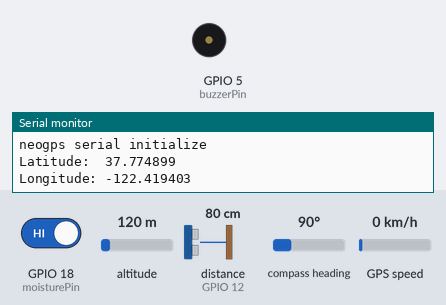
A sketch run on a simulated ESP32. Shown: buzzer (waves = sounding, pin HIGH), the last lines printed to the serial monitor. Wiring (inferred from the names in the program): ultrasonic range finder: trigger GPIO 13; echo GPIO 12. The test bench sets the inputs (shaded band); at power-on: distance to the obstacle (sensor on GPIO 12) 80 cm, GPIO 18 (moisturePin) HIGH, altitude 120 m, compass heading 90°, GPS speed 0 km/h. The echo pulse lasts 58.3 µs per cm; WiFi joins after 1.5 s; servers stay silent unless stated; the GPS gets a fix after 3 s at 37.7749, -122.4194 with 8 satellites; pins used as bus, display or sensor lines are not drawn.

Above: at 3.5 s.
3.6 s: distance to the obstacle (sensor on GPIO 12) set to 43 cm
5.1 s: distance to the obstacle (sensor on GPIO 12) set to 37 cm
At 5.25 s:
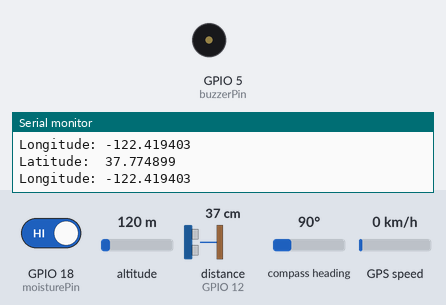
9.3 s: distance to the obstacle (sensor on GPIO 12) set to 60 cm
At 10.0 s:
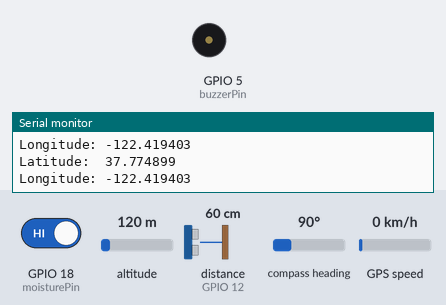
10.8 s: GPIO 18 (moisturePin) driven LOW
At 10.95 s:
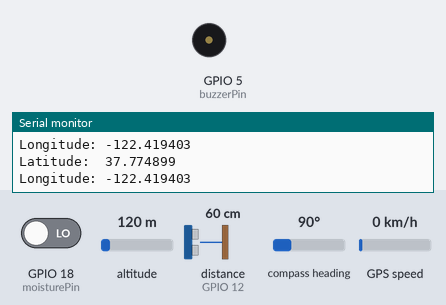
15.0 s: GPIO 18 (moisturePin) driven HIGH
At 15.5 s:
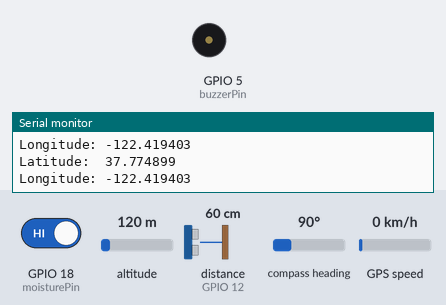
Timing chart, 0 to 17.5 s (numbered marks = the images above; inputs shaded):
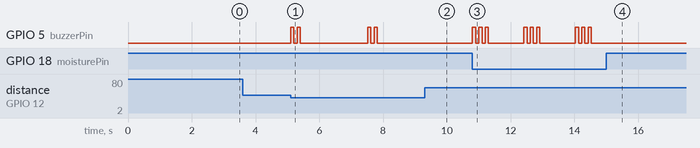

Measured:
- after the input at 5.1 s, GPIO 5 (buzzerPin): LOW → HIGH at once, → LOW 0.10 s later, → HIGH 0.10 s later, → LOW 0.10 s later, … (8 changes in this stretch)
- after the input at 9.3 s, GPIO 5 (buzzerPin): stops changing and stays LOW
- after the input at 10.8 s, GPIO 5 (buzzerPin): LOW → HIGH at once, then repeats every 1.6 s: 2 × (LOW 0.10 s, HIGH 0.10 s), LOW 1.1 s, HIGH 0.10 s
- after the input at 15.0 s, GPIO 5 (buzzerPin): stops changing and stays LOW

The sketch:

GPS_TRACK_MOD.ino
```cpp
/*
    Author     : NIRANJAN & vishnu
    Target MCU : ESP-32 WROOM-DA-MODULE
*/
#define BLYNK_TEMPLATE_ID "TMPL3D8ap6CNe"
#define BLYNK_TEMPLATE_NAME "SMART STICK SYSTEM"
#define BLYNK_AUTH_TOKEN "cHjLW1JMyZTodOhC-jazo5U--o0PydfV"
char auth[] = BLYNK_AUTH_TOKEN;
char ssid[] = "TP-LINK_MR100_2.4Ghz"; // replace wifi name
char pass[] = "Vishnu@18122002"; // Replace passkey
#define BLYNK_PRINT Serial
#include <WiFiClient.h>
#include <BlynkSimpleEsp32.h>
#include <WiFiClientSecure.h>
#include <TinyGPS++.h>
#include <UniversalTelegramBot.h>
#define BOTtoken "6738608250:AAGVkVdpl7Kf1rYVQ7qKAuQqXBJNZNVlvvI"
#define CHAT_ID "1436137789"
WiFiClientSecure client;
UniversalTelegramBot bot(BOTtoken, client);
const int buzzerPin = 5;
const int moisturePin = 18;
const int trigPin = 13; // GPIO 12
const int echoPin = 12; // GPIO 13
bool systemInitialized = false;
#define RXD2 16
#define TXD2 17
HardwareSerial neogps(2);
TinyGPSPlus gps;
BlynkTimer timer;
#define INTERVAL 1000L
bool sosAlertSent = false; // Global variable to track SOS alert status

void sendSOSAlertToTelegram();

void setup()
{
  pinMode(moisturePin, INPUT);
  pinMode(trigPin, OUTPUT);
  pinMode(echoPin, INPUT);
  pinMode(buzzerPin, OUTPUT);
  Serial.begin(115200);
  client.setCACert(TELEGRAM_CERTIFICATE_ROOT);
  setupWiFi();
  Blynk.run();
  if (!systemInitialized)
  {
    sendInitMessageToTelegram();
    systemInitialized = true;
  }
  neogps.begin(9600, SERIAL_8N1, RXD2, TXD2);
  Serial.println("neogps serial initialize");
  delay(10);
  timer.setInterval(INTERVAL, sendGps);
}

void sendGps()
{
  while(neogps.available())
  {
    if (gps.encode(neogps.read()))
    {
      break;
    }
  }
  if (!gps.location.isValid())
  {
    Serial.println("Failed to read from GPS Module!");
    return;
  }
  float latitude = gps.location.lat();
  float longitude = gps.location.lng();
  float speed = gps.speed.kmph();
  Serial.print("Latitude:  ");
  Serial.println(latitude, 6);
  Serial.print("Longitude: ");
  Serial.println(longitude, 6);
  String latLongString = "LAT : " + String(latitude, 6) + " : LONG : " + String(longitude, 6);
  Blynk.virtualWrite(V1, latLongString);
  String mapLink = "http://maps.google.com/maps?q=" + String(latitude, 6) + "," + String(longitude, 6);
  Blynk.virtualWrite(V3, mapLink);
}

BLYNK_WRITE(V0)
{
  int value = param.asInt();
  if (value == HIGH && !sosAlertSent)
  {
    digitalWrite(buzzerPin, HIGH); // Activate buzzer for SOS alert
    sendSOSAlertToTelegram();
    sosAlertSent = true; // Mark SOS alert as sent
  }
  else
  {
    digitalWrite(buzzerPin, LOW);
    sosAlertSent = false; // Reset SOS alert status for next cycle
  }
}

void sendSOSAlertToTelegram()
{
  String message = "Alerting person \nSoS Buzzer is Set ON";

  if (client.connect("api.telegram.org", 443))
  {
    bot.sendMessage(CHAT_ID, message, "Markdown");
    delay(10);
  }
}

void beepBuzzer(int beeps) // beep counter
{
  for (int i = 0; i < beeps; i++)
  {
    digitalWrite(buzzerPin, HIGH);
    delay(100);
    digitalWrite(buzzerPin, LOW);
    delay(100);
  }
}

void checkDistance()
{
  long duration, distance;
  digitalWrite(trigPin, LOW);
  delayMicroseconds(2);
  digitalWrite(trigPin, HIGH);
  delayMicroseconds(10);
  digitalWrite(trigPin, LOW);
  duration = pulseIn(echoPin, HIGH);
  distance = duration * 0.034 / 2;
  if (distance < 40)  // set distance here
  {
    beepBuzzer(2); // two beeps for 40cm distance range
    delay(2000);
  }
}

void checkMoisture()
{
  int moistureValue = digitalRead(moisturePin);
  if (moistureValue == LOW)
  {
    beepBuzzer(3);
    delay(1000);
  }
}

void sendInitMessageToTelegram()
{
  String message = "System initialized and ready.";
  if (client.connect("api.telegram.org", 443))
  {
    bot.sendMessage(CHAT_ID, message, "Markdown");
    delay(10);
  }
}

void setupWiFi()
{
  Blynk.begin(auth, ssid, pass);
}

void loop()
{
  Blynk.run();
  timer.run();
  checkDistance();
  checkMoisture();
}
```
